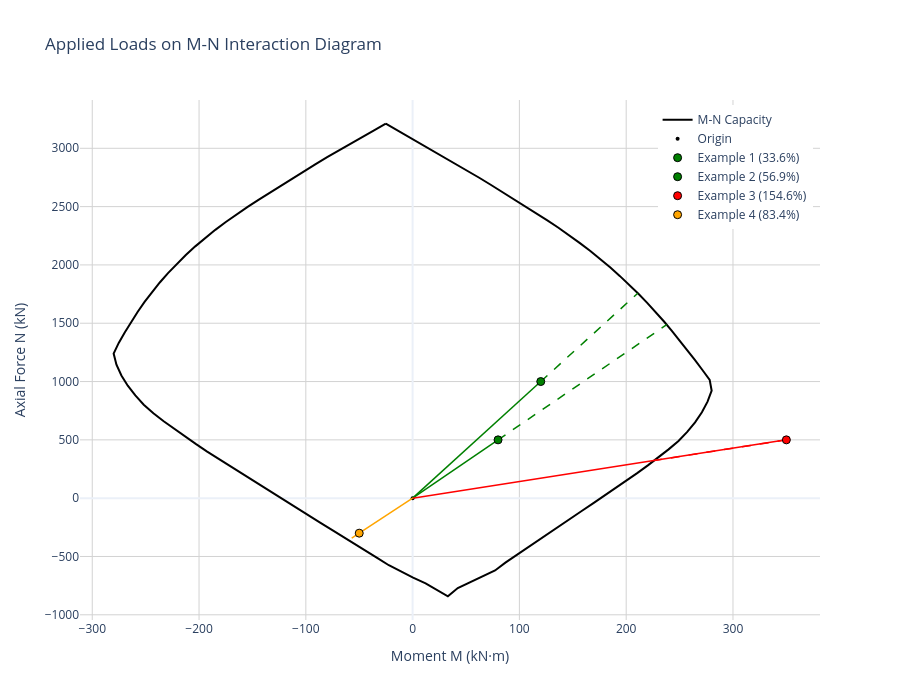

Notebook source saved alongside this figure:
### Markdown cell above
### Visualize Applied Loads on M-N Diagram

### Code cell
# Visualize applied loads using the new plot() method with load points
load_cases = [
    {"N_Ed": N_Ed_1, "M_Ed": M_Ed_1, "name": f"Example 1 ({util_1:.1%})"},
    {"N_Ed": N_Ed_2, "M_Ed": M_Ed_2, "name": f"Example 2 ({util_2:.1%})"},
    {"N_Ed": N_Ed_3, "M_Ed": M_Ed_3, "name": f"Example 3 ({util_3:.1%})"},
    {"N_Ed": N_Ed_4, "M_Ed": M_Ed_4, "name": f"Example 4 ({util_4:.1%})"},
]

fig = diagram.plot(
    load_points=load_cases,
    show_vectors=True,
    show_metadata=True,
    show=True,
    title="Applied Loads on M-N Interaction Diagram",
    n_points=120
)

# The interactive plot shows:
# - Color-coded load points (green=safe, orange=warning, red=unsafe)
# - Vector rays from origin through load points to capacity boundary
# - Hover over load points to see full metadata:
#   * N_Ed, M_Ed (applied loads)
#   * N_Rd, M_Rd (capacity)
#   * Utilization ratio
#   * Pass/Fail status

### Figure 1 — Plotly figure (JSON) as saved in the notebook; plotly's stock layout.template omitted (floating-point values rounded to 4 significant figures)
{"data": [{"hovertemplate": "M: %{x:.3g} kN·m<br>N: %{y:.3g} kN<extra></extra>", "line": {"color": "black", "width": 2}, "mode": "lines", "name": "M-N Capacity", "type": "scatter", "x": [-25.13, -14.16, -3.087, 7.966, 18.96, 29.9, 40.78, 51.61, 62.38, 73.11, 83.8, 94.45, 105.1, 115.6, 126.2, 136.6, 146.7, 156.7, 166.4, 175.9, 185.2, 194.2, 202.9, 211.4, 219.7, 227.7, 235.4, 242.9, 250.3, 257.4, 264.5, 271.4, 278.2, 280.0, 276.2, 270.9, 264.5, 257.2, 249.0, 239.7, 230.1, 220.3, 210.3, 200.2, 190.0, 179.7, 169.3, 159.0, 148.7, 138.3, 128.1, 117.8, 107.5, 97.07, 86.89, 77.22, 65.69, 54.03, 42.3, 33.02, 22.9, 12.16, 0.4302, -11.19, -22.28, -32.86, -43.42, -54.15, -64.87, -75.57, -86.25, -96.9, -107.5, -118.2, -128.9, -139.6, -150.2, -160.8, -171.4, -181.9, -192.4, -202.8, -213.0, -223.1, -233.1, -242.8, -251.8, -259.7, -266.7, -272.7, -277.3, -280.0, -275.2, -269.6, -263.7, -257.6, -251.0, -244.1, -236.8, -229.1, -220.9, -212.4, -203.5, -194.3, -184.8, -174.9, -164.9, -154.5, -144.0, -133.4, -122.9, -112.2, -101.5, -90.81, -80.02, -69.16, -58.23, -47.21, -36.12, -25.13], "y": [3211.0, 3154.0, 3097.0, 3040.0, 2983.0, 2925.0, 2866.0, 2807.0, 2747.0, 2687.0, 2627.0, 2566.0, 2505.0, 2444.0, 2382.0, 2319.0, 2254.0, 2187.0, 2119.0, 2049.0, 1977.0, 1904.0, 1829.0, 1752.0, 1674.0, 1595.0, 1515.0, 1433.0, 1351.0, 1267.0, 1183.0, 1099.0, 1014.0, 921.5, 827.5, 737.2, 650.7, 568.3, 490.0, 418.6, 349.3, 281.4, 215.1, 149.9, 85.31, 21.34, -42.06, -105.9, -169.3, -232.3, -296.9, -361.0, -424.6, -487.7, -552.5, -619.5, -671.3, -721.4, -770.7, -841.9, -789.3, -730.0, -680.8, -630.1, -575.0, -513.6, -452.0, -392.0, -331.9, -271.5, -211.0, -150.3, -89.32, -29.0, 31.49, 92.18, 153.1, 214.2, 275.4, 337.4, 399.8, 463.0, 527.2, 592.6, 659.1, 728.0, 801.0, 880.8, 964.5, 1053.0, 1145.0, 1240.0, 1331.0, 1421.0, 1509.0, 1597.0, 1683.0, 1767.0, 1849.0, 1930.0, 2009.0, 2085.0, 2159.0, 2231.0, 2301.0, 2368.0, 2434.0, 2497.0, 2559.0, 2621.0, 2682.0, 2743.0, 2804.0, 2864.0, 2923.0, 2982.0, 3040.0, 3097.0, 3154.0, 3211.0]}, {"hovertemplate": "Origin (0,0)<extra></extra>", "marker": {"color": "black", "size": 4, "symbol": "circle"}, "mode": "markers", "name": "Origin", "type": "scatter", "x": [0], "y": [0]}, {"hoverinfo": "skip", "line": {"color": "green", "dash": "solid", "width": 1.5}, "mode": "lines", "showlegend": false, "type": "scatter", "x": [0, 80], "y": [0, 500]}, {"hoverinfo": "skip", "line": {"color": "green", "dash": "dash", "width": 1.5}, "mode": "lines", "showlegend": false, "type": "scatter", "x": [80, 238.0], "y": [500, 1487.0]}, {"hovertemplate": "<b>Example 1 (33.6%)</b><br>N_Ed: 500 kN<br>M_Ed: 80 kN·m<br>N_Rd: 1.49e+03 kN<br>M_Rd: 238 kN·m<br>Utilization: 33.6%<br>Status: ✓ PASS<extra></extra>", "marker": {"color": "green", "line": {"color": "black", "width": 1}, "size": 8, "symbol": "circle"}, "mode": "markers", "name": "Example 1 (33.6%)", "type": "scatter", "x": [80], "y": [500]}, {"hoverinfo": "skip", "line": {"color": "green", "dash": "solid", "width": 1.5}, "mode": "lines", "showlegend": false, "type": "scatter", "x": [0, 120], "y": [0, 1000]}, {"hoverinfo": "skip", "line": {"color": "green", "dash": "dash", "width": 1.5}, "mode": "lines", "showlegend": false, "type": "scatter", "x": [120, 210.9], "y": [1000, 1757.0]}, {"hovertemplate": "<b>Example 2 (56.9%)</b><br>N_Ed: 1e+03 kN<br>M_Ed: 120 kN·m<br>N_Rd: 1.76e+03 kN<br>M_Rd: 211 kN·m<br>Utilization: 56.9%<br>Status: ✓ PASS<extra></extra>", "marker": {"color": "green", "line": {"color": "black", "width": 1}, "size": 8, "symbol": "circle"}, "mode": "markers", "name": "Example 2 (56.9%)", "type": "scatter", "x": [120], "y": [1000]}, {"hoverinfo": "skip", "line": {"color": "red", "dash": "solid", "width": 1.5}, "mode": "lines", "showlegend": false, "type": "scatter", "x": [0, 350], "y": [0, 500]}, {"hoverinfo": "skip", "line": {"color": "red", "dash": "dash", "width": 1.5}, "mode": "lines", "showlegend": false, "type": "scatter", "x": [350, 226.4], "y": [500, 323.4]}, {"hovertemplate": "<b>Example 3 (154.6%)</b><br>N_Ed: 500 kN<br>M_Ed: 350 kN·m<br>N_Rd: 323 kN<br>M_Rd: 226 kN·m<br>Utilization: 154.6%<br>Status: ✗ FAIL<extra></extra>", "marker": {"color": "red", "line": {"color": "black", "width": 1}, "size": 8, "symbol": "circle"}, "mode": "markers", "name": "Example 3 (154.6%)", "type": "scatter", "x": [350], "y": [500]}, {"hoverinfo": "skip", "line": {"color": "orange", "dash": "solid", "width": 1.5}, "mode": "lines", "showlegend": false, "type": "scatter", "x": [0, -50], "y": [0, -300]}, {"hoverinfo": "skip", "line": {"color": "orange", "dash": "dash", "width": 1.5}, "mode": "lines", "showlegend": false, "type": "scatter", "x": [-50, -59.93], "y": [-300, -359.6]}, {"hovertemplate": "<b>Example 4 (83.4%)</b><br>N_Ed: -300 kN<br>M_Ed: -50 kN·m<br>N_Rd: -360 kN<br>M_Rd: -59.9 kN·m<br>Utilization: 83.4%<br>Status: ✓ PASS<extra></extra>", "marker": {"color": "orange", "line": {"color": "black", "width": 1}, "size": 8, "symbol": "circle"}, "mode": "markers", "name": "Example 4 (83.4%)", "type": "scatter", "x": [-50], "y": [-300]}], "layout": {"height": 700, "legend": {"x": 0.99, "xanchor": "right", "y": 0.99, "yanchor": "top"}, "title": {"text": "Applied Loads on M-N Interaction Diagram"}, "width": 900, "xaxis": {"gridcolor": "lightgray", "range": [-311.5, 381.5], "title": {"text": "Moment M (kN·m)"}, "zeroline": true}, "yaxis": {"gridcolor": "lightgray", "range": [-1045.0, 3414.0], "title": {"text": "Axial Force N (kN)"}, "zeroline": true}}}
